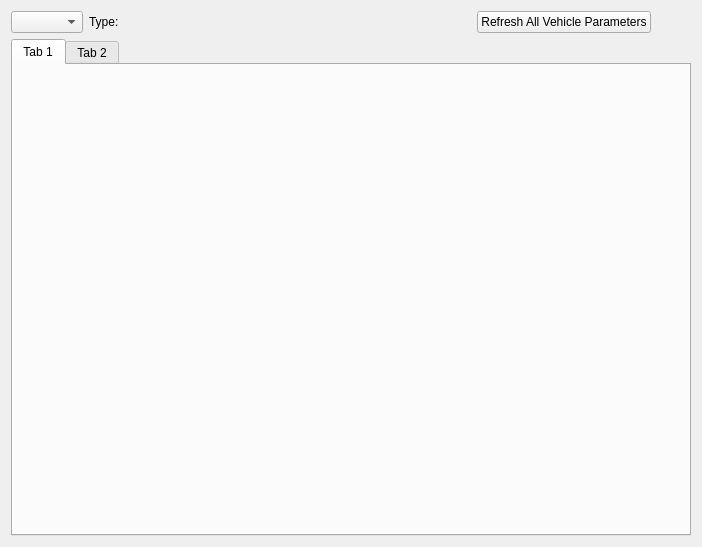
<?xml version="1.0" encoding="UTF-8"?>
<ui version="4.0">
 <class>UAVFlyManage_MavlinkParameterManageDialog</class>
 <widget class="QWidget" name="UAVFlyManage_MavlinkParameterManageDialog">
  <property name="geometry">
   <rect>
    <x>0</x>
    <y>0</y>
    <width>702</width>
    <height>547</height>
   </rect>
  </property>
  <property name="windowTitle">
   <string>UAVFlyManage_MavlinkParameterManageDialog</string>
  </property>
  <layout class="QVBoxLayout" name="verticalLayout">
   <item>
    <layout class="QHBoxLayout" name="horizontalLayout">
     <item>
      <widget class="QComboBox" name="comboBox_UAVFlyManage_MavlinkParameterManage_Vehicles"/>
     </item>
     <item>
      <widget class="QLabel" name="label_UAVFlyManage_MavlinkParameterManage_VehiclesInfo">
       <property name="text">
        <string>Type:</string>
       </property>
      </widget>
     </item>
     <item>
      <spacer name="horizontalSpacer_UAVFlyManage_MavlinkParameterManage">
       <property name="orientation">
        <enum>Qt::Horizontal</enum>
       </property>
       <property name="sizeHint" stdset="0">
        <size>
         <width>40</width>
         <height>20</height>
        </size>
       </property>
      </spacer>
     </item>
     <item>
      <widget class="QPushButton" name="pushButton_UAVFlyManage_MavlinkParameterManage_RefreshAllVehicleParameters">
       <property name="text">
        <string>Refresh All Vehicle Parameters</string>
       </property>
      </widget>
     </item>
     <item>
      <spacer name="horizontalSpacer">
       <property name="orientation">
        <enum>Qt::Horizontal</enum>
       </property>
       <property name="sizeType">
        <enum>QSizePolicy::Maximum</enum>
       </property>
       <property name="sizeHint" stdset="0">
        <size>
         <width>40</width>
         <height>20</height>
        </size>
       </property>
      </spacer>
     </item>
    </layout>
   </item>
   <item>
    <widget class="QTabWidget" name="tabWidget_UAVFlyManage_MavlinkParameterManage_Vehicles">
     <widget class="QWidget" name="tab">
      <attribute name="title">
       <string>Tab 1</string>
      </attribute>
     </widget>
     <widget class="QWidget" name="tab_2">
      <attribute name="title">
       <string>Tab 2</string>
      </attribute>
     </widget>
    </widget>
   </item>
  </layout>
 </widget>
 <resources/>
 <connections/>
</ui>
